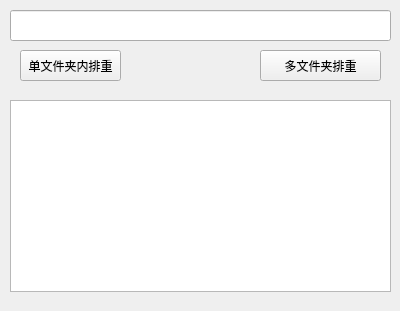
<?xml version="1.0" encoding="UTF-8"?>
<ui version="4.0">
 <class>Widget</class>
 <widget class="QWidget" name="Widget">
  <property name="geometry">
   <rect>
    <x>0</x>
    <y>0</y>
    <width>400</width>
    <height>311</height>
   </rect>
  </property>
  <property name="windowTitle">
   <string>Widget</string>
  </property>
  <widget class="QPushButton" name="one">
   <property name="geometry">
    <rect>
     <x>20</x>
     <y>50</y>
     <width>101</width>
     <height>31</height>
    </rect>
   </property>
   <property name="text">
    <string>单文件夹内排重</string>
   </property>
  </widget>
  <widget class="QLineEdit" name="edit_files">
   <property name="geometry">
    <rect>
     <x>10</x>
     <y>10</y>
     <width>381</width>
     <height>31</height>
    </rect>
   </property>
  </widget>
  <widget class="QPushButton" name="multi">
   <property name="geometry">
    <rect>
     <x>260</x>
     <y>50</y>
     <width>121</width>
     <height>31</height>
    </rect>
   </property>
   <property name="text">
    <string>多文件夹排重</string>
   </property>
  </widget>
  <widget class="QTextBrowser" name="info_show">
   <property name="geometry">
    <rect>
     <x>10</x>
     <y>100</y>
     <width>381</width>
     <height>192</height>
    </rect>
   </property>
  </widget>
 </widget>
 <layoutdefault spacing="6" margin="11"/>
 <resources/>
 <connections/>
</ui>
